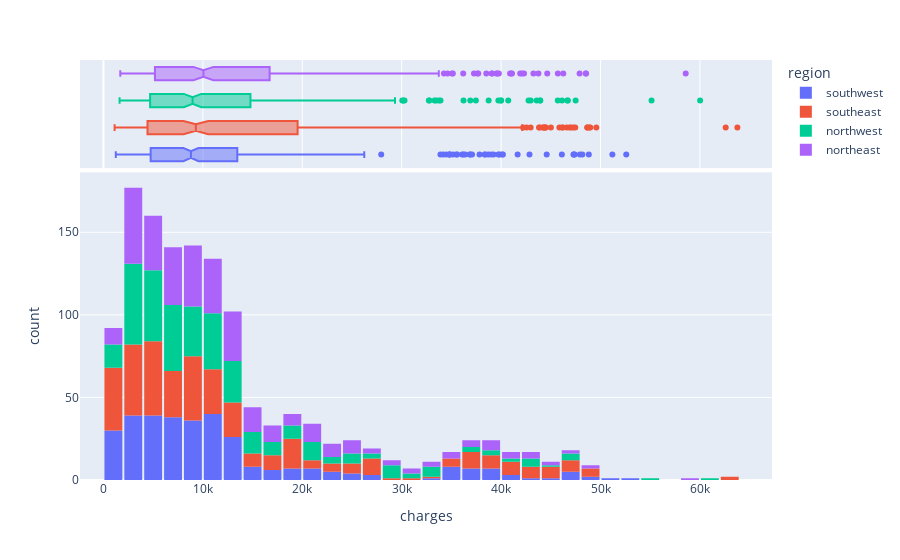

Notebook code cell kept with this figure:
### Code cell
fig = px.histogram(medical_df,
                    x='charges',
                    color='region',
                    marginal='box')
fig.update_layout(bargap=0.1)
fig.show()

### Figure 1 — Plotly figure (JSON) as saved in the notebook; plotly's stock layout.template omitted (floating-point values rounded to 4 significant figures; data arrays with more than 128 entries replaced by an {"elided": "..."} marker saying what was removed)
{"data": [{"alignmentgroup": "True", "bingroup": "x", "hovertemplate": "region=southwest<br>charges=%{x}<br>count=%{y}<extra></extra>", "legendgroup": "southwest", "marker": {"color": "#636efa", "pattern": {"shape": ""}}, "name": "southwest", "offsetgroup": "southwest", "orientation": "v", "showlegend": true, "type": "histogram", "x": {"elided": "325 float values"}, "xaxis": "x", "yaxis": "y"}, {"alignmentgroup": "True", "hovertemplate": "region=southwest<br>charges=%{x}<extra></extra>", "legendgroup": "southwest", "marker": {"color": "#636efa"}, "name": "southwest", "notched": true, "offsetgroup": "southwest", "showlegend": false, "type": "box", "x": {"elided": "325 float values"}, "xaxis": "x2", "yaxis": "y2"}, {"alignmentgroup": "True", "bingroup": "x", "hovertemplate": "region=southeast<br>charges=%{x}<br>count=%{y}<extra></extra>", "legendgroup": "southeast", "marker": {"color": "#EF553B", "pattern": {"shape": ""}}, "name": "southeast", "offsetgroup": "southeast", "orientation": "v", "showlegend": true, "type": "histogram", "x": {"elided": "364 float values"}, "xaxis": "x", "yaxis": "y"}, {"alignmentgroup": "True", "hovertemplate": "region=southeast<br>charges=%{x}<extra></extra>", "legendgroup": "southeast", "marker": {"color": "#EF553B"}, "name": "southeast", "notched": true, "offsetgroup": "southeast", "showlegend": false, "type": "box", "x": {"elided": "364 float values"}, "xaxis": "x2", "yaxis": "y2"}, {"alignmentgroup": "True", "bingroup": "x", "hovertemplate": "region=northwest<br>charges=%{x}<br>count=%{y}<extra></extra>", "legendgroup": "northwest", "marker": {"color": "#00cc96", "pattern": {"shape": ""}}, "name": "northwest", "offsetgroup": "northwest", "orientation": "v", "showlegend": true, "type": "histogram", "x": {"elided": "325 float values"}, "xaxis": "x", "yaxis": "y"}, {"alignmentgroup": "True", "hovertemplate": "region=northwest<br>charges=%{x}<extra></extra>", "legendgroup": "northwest", "marker": {"color": "#00cc96"}, "name": "northwest", "notched": true, "offsetgroup": "northwest", "showlegend": false, "type": "box", "x": {"elided": "325 float values"}, "xaxis": "x2", "yaxis": "y2"}, {"alignmentgroup": "True", "bingroup": "x", "hovertemplate": "region=northeast<br>charges=%{x}<br>count=%{y}<extra></extra>", "legendgroup": "northeast", "marker": {"color": "#ab63fa", "pattern": {"shape": ""}}, "name": "northeast", "offsetgroup": "northeast", "orientation": "v", "showlegend": true, "type": "histogram", "x": {"elided": "324 float values"}, "xaxis": "x", "yaxis": "y"}, {"alignmentgroup": "True", "hovertemplate": "region=northeast<br>charges=%{x}<extra></extra>", "legendgroup": "northeast", "marker": {"color": "#ab63fa"}, "name": "northeast", "notched": true, "offsetgroup": "northeast", "showlegend": false, "type": "box", "x": {"elided": "324 float values"}, "xaxis": "x2", "yaxis": "y2"}], "layout": {"bargap": 0.1, "barmode": "relative", "legend": {"title": {"text": "region"}, "tracegroupgap": 0}, "margin": {"t": 60}, "xaxis": {"anchor": "y", "domain": [0, 1], "title": {"text": "charges"}}, "xaxis2": {"anchor": "y2", "domain": [0, 1], "matches": "x", "showgrid": true, "showticklabels": false}, "yaxis": {"anchor": "x", "domain": [0, 0.7326], "title": {"text": "count"}}, "yaxis2": {"anchor": "x2", "domain": [0.7426, 1], "matches": "y2", "showgrid": false, "showline": false, "showticklabels": false, "ticks": ""}}}
